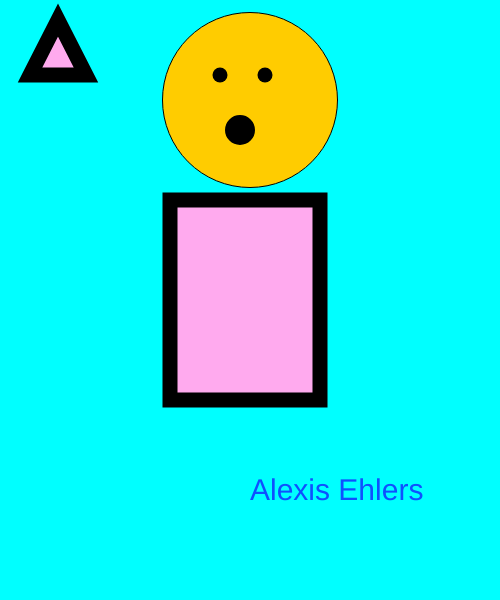
Frame 1 (no input)
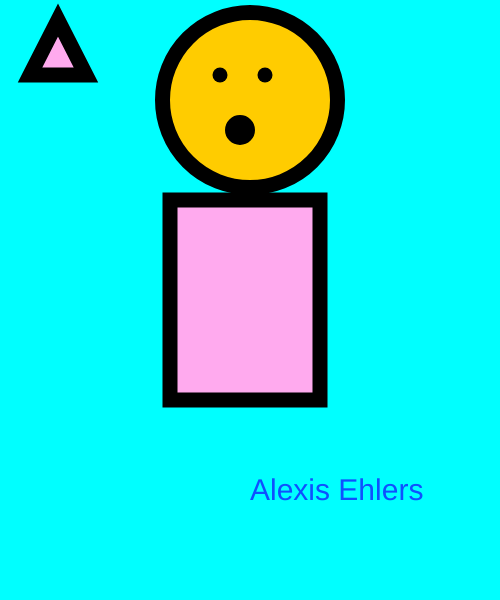
Frame 60 (no input)
Frame 120 (the mouse pressed at the canvas centre since frame 60): identical to frame 60, image omitted

The p5.js sketch that drew these frames (run headless with seeded random() and noise() and a simulated clock; from frame 60 on, the mouse is pressed at the canvas centre):

// p5.js sketch
// ── sketch.js
function setup()
{
    createCanvas(500, 600);
}

function draw()
{
  background(0, 255, 255);

  // head
  fill(255, 204, 0);
  circle(250,100,175);

  // eyes
  strokeWeight(15);
  fill(0);
  point(220,75);
  point(265,75);

  // mouth
 fill(0)
 circle(240,130,15)

  // body
  fill('#fae');
  rect(170,200,150,200);

  triangle(30,75,58,20,86,75)
  fill(15,80,300);
  textSize(30);
  text("Alexis Ehlers",250,500 );

}
